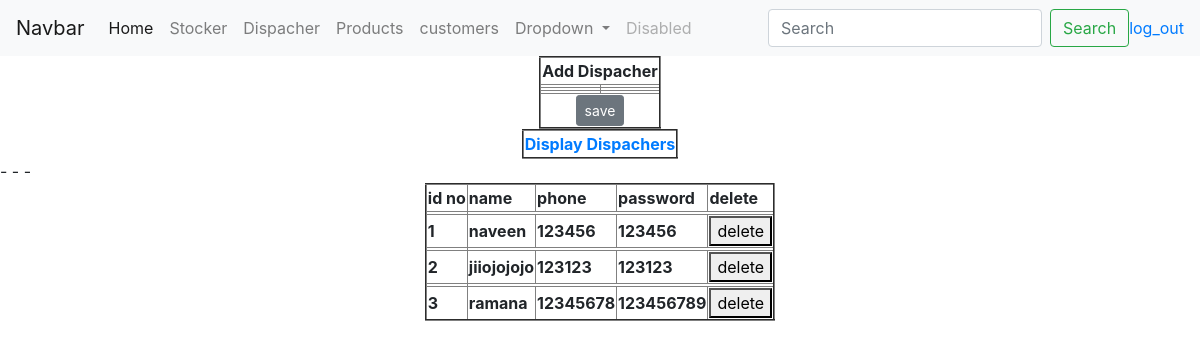
Page /Display_Dispachers/ on the committed database.
### app1/models.py (models this page shows)
class Dispatcher_Register(models.Model):
    idno = models.AutoField(primary_key=True)
    Name = models.CharField(max_length=100)
    Contact_Number = models.IntegerField(unique=True)
    password = models.CharField(max_length=50)

### app1/views.py (the view)
# urls.py: path('Display_Dispachers/', views.Display_Dispachers, name='Display_Dispachers'),
def Display_Dispachers(request):
    return render(request,'Dispacher/Dispacher_page.html',{'Display':Dispatcher_Register.objects.all()})

### templates/Dispacher/Dispacher_page.html (shortened to what this page needs)
{% extends 'Admin_log_in.html' %}
{% block AdminCommonpage %}
      <form action="{% url 'Dispacher_registers' %}" method="post">
    <table align="center" border="2">
    <tr>
        <th colspan="5" style="text-align: center">
           Add Dispacher
        </th>
    </tr>
    <tr><th>{{ Dispacher_form.Name.label }}</th>
    <th>{{ Dispacher_form.Name }}</th>
    </tr>
        <tr><th>{{ Dispacher_form.Contact_Number.label }}</th>
        <th>{{ Dispacher_form.Contact_Number }}</th>
        </tr>
        <tr><th>{{ Dispacher_form.password.label }}</th>
        <th>{{ Dispacher_form.password }}</th></tr>
        <tr>
            <th colspan="5" style="text-align: center">
                <button type="submit" class="btn btn-secondary btn-sm">save</button>
            </th>
        </tr>
    </table>
      <table align="center" border="2">
          <tr>
              <th>
                  <a href="{% url 'Display_Dispachers' %}">Display Dispachers</a>
              </th>
          </tr>
      </table>
    </form>
    <table align="center" border="2">
    <tr>
        <th>id no</th>
        <th>name</th>
        <th>phone</th>
        <th>password</th>
        <th>delete</th>
    </tr>
    {% for i in Display %}
    <tr><th>
        <tr>-
            <th>{{ i.idno }}</th>
            <th>{{ i.Name }}</th>
            <th>{{ i.Contact_Number }}</th>
            <th>{{ i.password }}</th>
    <th>
       <a href="{% url 'delete_Dispacher' %}?delete_D={{ i.idno }}">
            <button type="button">delete</button></a>
    </th>
        </tr>
    </th>
    {% endfor %}
    </table>
{% endblock %}

### templates/Admin_log_in.html (shortened to what this page needs)
<!doctype html>
<html lang="en">
  <head>
    <link rel="stylesheet" href="https://stackpath.bootstrapcdn.com/bootstrap/4.5.0/css/bootstrap.min.css">
  </head>
  <body>
    <!DOCTYPE html>
<html lang="en">
<head>
</head>
<body>
<nav class="navbar navbar-expand-lg navbar-light bg-light">
  <a class="navbar-brand" href="#">Navbar</a>
  <div class="collapse navbar-collapse" id="navbarSupportedContent">
    <ul class="navbar-nav mr-auto">
      <li class="nav-item active">
        <a class="nav-link" href="{% url 'Admin_log_in' %}">Home <span class="sr-only">(current)</span></a>
      </li>
        <li class="nav-item">
        <a class="nav-link" href="{% url 'Stocker_page' %}">Stocker</a>
      </li>
        <li class="nav-item">
        <a class="nav-link" href="{% url 'Dispacher_page' %}">Dispacher</a>
      </li>
        <li class="nav-item">
        <a class="nav-link" href="#">Products</a>
      </li>
        <li class="nav-item">
        <a class="nav-link" href="#">customers</a>
      </li>
      <li class="nav-item dropdown">
        <a class="nav-link dropdown-toggle" href="#" id="navbarDropdown" role="button" data-toggle="dropdown" aria-haspopup="true" aria-expanded="false">
          Dropdown
        </a>
      </li>
      <li class="nav-item">
        <a class="nav-link disabled" href="#" tabindex="-1" aria-disabled="true">Disabled</a>
      </li>
    </ul>
    <form class="form-inline my-2 my-lg-0">
      <input class="form-control mr-sm-2" type="search" placeholder="Search" aria-label="Search">
      <button class="btn btn-outline-success my-2 my-sm-0" type="submit">Search</button>
    </form>
      <a href="{% url 'home' %}">log_out</a>
  </div>
</nav>
{% block AdminCommonpage %}
{% endblock %}
</body>
</html>
  </body>
</html>

### rows in the picture
Dispatcher_Register: idno "1", Name "naveen", Contact_Number "123456", password "123456"
Dispatcher_Register: idno "2", Name "jiiojojojo", Contact_Number "123123", password "123123"
Dispatcher_Register: idno "3", Name "ramana", Contact_Number "12345678", password "123456789"
